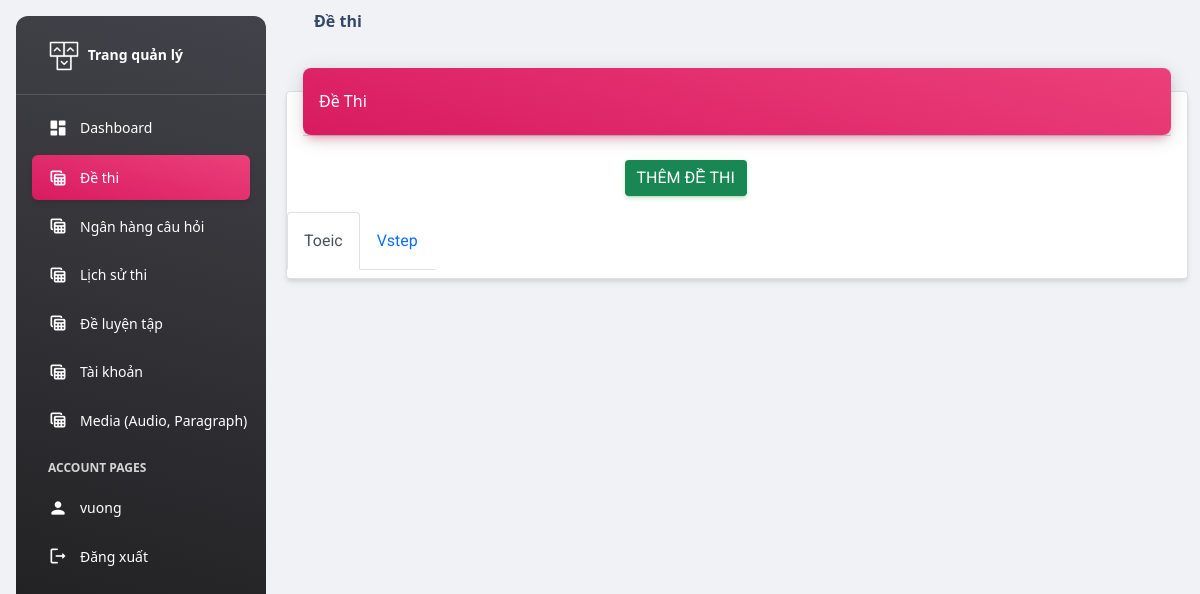
The app's page /admin/exam/pages/exam.php (signed in) with its own data.
### tables this page shows
CREATE TABLE `category_exam` (
  `id_categoryexam` int(11) NOT NULL,
  `name_categoryexam` text NOT NULL
);

### admin/exam/pages/exam.php (the view, shortened to what this page needs)
<!DOCTYPE html>
<html lang="en">
<head>
  <link href="../../assets/css/nucleo-icons.css" rel="stylesheet" />
  <link href="../../assets/css/nucleo-svg.css" rel="stylesheet" />
  <link id="pagestyle" href="../../assets/css/material-dashboard.css?v=3.0.2" rel="stylesheet" />
  <link href="https://cdn.jsdelivr.net/npm/bootstrap@5.0.2/dist/css/bootstrap.min.css" rel="stylesheet">
</head>
<body class="g-sidenav-show  bg-gray-200">
  <aside class="sidenav navbar navbar-vertical navbar-expand-xs border-0 border-radius-xl my-3 fixed-start ms-3   bg-gradient-dark" id="sidenav-main">
    <div class="sidenav-header">
      <a class="navbar-brand m-0" href="">
        <img src="../../assets/img/logo-ct.png" class="navbar-brand-img h-100" alt="main_logo">
        <span class="ms-1 font-weight-bold text-white">Trang quản lý</span>
      </a>
    </div>
    <hr class="horizontal light mt-0 mb-2">
    <div class="collapse navbar-collapse  w-auto " id="sidenav-collapse-main" style="height: calc(100vh - 330px);">
      <ul class="navbar-nav">
        <li class="nav-item">
          <a class="nav-link text-white" href="../../">
            <div class="text-white text-center me-2 d-flex align-items-center justify-content-center">
              <i class="material-icons opacity-10">dashboard</i>
            </div>
            <span class="nav-link-text ms-1">Dashboard</span>
          </a>
        </li>
        <li class="nav-item">
          <a class="nav-link text-white active bg-gradient-primary" href="./exam.php">
            <div class="text-white text-center me-2 d-flex align-items-center justify-content-center">
              <i class="material-icons opacity-10">table_view</i>
            </div>
            <span class="nav-link-text ms-1">Đề thi</span>
          </a>
        </li>
        <li class="nav-item">
          <a class="nav-link text-white" href="../../bankquestion/pages/question.php">
            <div class="text-white text-center me-2 d-flex align-items-center justify-content-center">
              <i class="material-icons opacity-10">table_view</i>
            </div>
            <span class="nav-link-text ms-1">Ngân hàng câu hỏi</span>
          </a>
        </li>
        <li class="nav-item">
          <a class="nav-link text-white" href="../../historyresult/pages/historyresult.php">
            <div class="text-white text-center me-2 d-flex align-items-center justify-content-center">
              <i class="material-icons opacity-10">table_view</i>
            </div>
            <span class="nav-link-text ms-1">Lịch sử thi</span>
          </a>
        </li>
        <li class="nav-item">
          <a class="nav-link text-white" href="../../shorttest/pages/shorttest.php">
            <div class="text-white text-center me-2 d-flex align-items-center justify-content-center">
              <i class="material-icons opacity-10">table_view</i>
            </div>
            <span class="nav-link-text ms-1">Đề luyện tập</span>
          </a>
        </li>
        <li class="nav-item">
          <a class="nav-link text-white" href="../../account/pages/account.php">
            <div class="text-white text-center me-2 d-flex align-items-center justify-content-center">
              <i class="material-icons opacity-10">table_view</i>
            </div>
            <span class="nav-link-text ms-1">Tài khoản</span>
          </a>
        </li>
        <li class="nav-item">
          <a class="nav-link text-white" href="../../media/pages/media.php">
            <div class="text-white text-center me-2 d-flex align-items-center justify-content-center">
              <i class="material-icons opacity-10">table_view</i>
            </div>
            <span class="nav-link-text ms-1">Media (Audio, Paragraph)</span>
          </a>
        </li>
        <li class="nav-item mt-3">
          <h6 class="ps-4 ms-2 text-uppercase text-xs text-white font-weight-bolder opacity-8">Account pages</h6>
        </li>
        <li class="nav-item">
          <a class="nav-link text-white " href="">
            <div class="text-white text-center me-2 d-flex align-items-center justify-content-center">
              <i class="material-icons opacity-10">person</i>
            </div>
            <span class="nav-link-text ms-1"><?php if (isset($_SESSION['name'])) {
                                                echo $_SESSION['name'];
                                              } else { ?> <script type="text/javascript">
                  window.location.replace("../../../pages/sign-in.php");
                </script> <?php } ?></span>
          </a>
        </li>
        <li class="nav-item">
          <a class="nav-link text-white " href="../../../pages/logout.php">
            <div class="text-white text-center me-2 d-flex align-items-center justify-content-center">
              <i class="material-icons opacity-10">logout</i>
            </div>
            <span class="nav-link-text ms-1">Đăng xuất</span>
          </a>
        </li>
      </ul>
    </div>
  </aside>
  <main class="main-content position-relative max-height-vh-100 h-100 border-radius-lg ">
    <nav class="navbar navbar-main navbar-expand-lg px-0 mx-4 shadow-none border-radius-xl" id="navbarBlur" navbar-scroll="true">
      <div class="container-fluid py-1 px-3">
        <nav aria-label="breadcrumb">
          <h6 class="font-weight-bolder mb-0">Đề thi</h6>
        </nav>
      </div>
    </nav>
    <div class="container-fluid py-4">
      <div class="row">
        <div class="col-12">
          <div class="card my-4">
            <div class="card-header p-0 position-relative mt-n4 mx-3 z-index-2">
              <div class="bg-gradient-primary shadow-primary border-radius-lg pt-4 pb-3">
                <h6 class="text-white text-capitalize ps-3">Đề thi</h6>
              </div>
            </div>
            <div class="card-body px-0 pb-2">
              <div class="d-flex justify-content-around">
                <div class="w-25">
                  <button id="btnExam" type="button" class="btn btn-success" style="margin-right: 10%;">Thêm đề thi</button>
                </div>
              </div>
              <div class="table-responsive p-0">
                <div class="d-flex justify-content-between">
                  <ul class="nav nav-tabs" id="myTab" role="tablist">
                    <?php include('../../dbconnect.php') ?>
                    <?php
                    $sql = $conn->prepare("SELECT * FROM category_exam");
                    $sql->execute();
                    $count = 1;
                    while ($result = $sql->fetch(PDO::FETCH_ASSOC)) {
                      if ($count == 1) {
                        echo '<li class="nav-item" role="presentation">';
                        echo '<button class="nav-link active px-3 py-3" id="tab" data-bs-toggle="tab" data-bs-target="#F' . $result["id_categoryexam"] . '" type="button" role="tab" aria-controls="home" aria-selected="true">' . $result["name_categoryexam"] . '</button>';
                        echo '  </li>';
                      } else {
                        echo '<li class="nav-item" role="presentation">';
                        echo '<button class="nav-link px-3 py-3" id="tab" data-bs-toggle="tab" data-bs-target="#F' . $result["id_categoryexam"] . '" type="button" role="tab" aria-controls="profile" aria-selected="false">' . $result["name_categoryexam"] . '</button>';
                        echo '</li>';
                      }
                      $count++;
                    }
                    ?>
                  </ul>
                </div>
              </div>
            </div>
          </div>
        </div>
      </div>
    </div>
  </main>
</body>
</html>

### records on screen
category_exam: name_categoryexam "Toeic"
category_exam: name_categoryexam "Vstep"

### other values on screen
$_SESSION['name'] "vuong"
